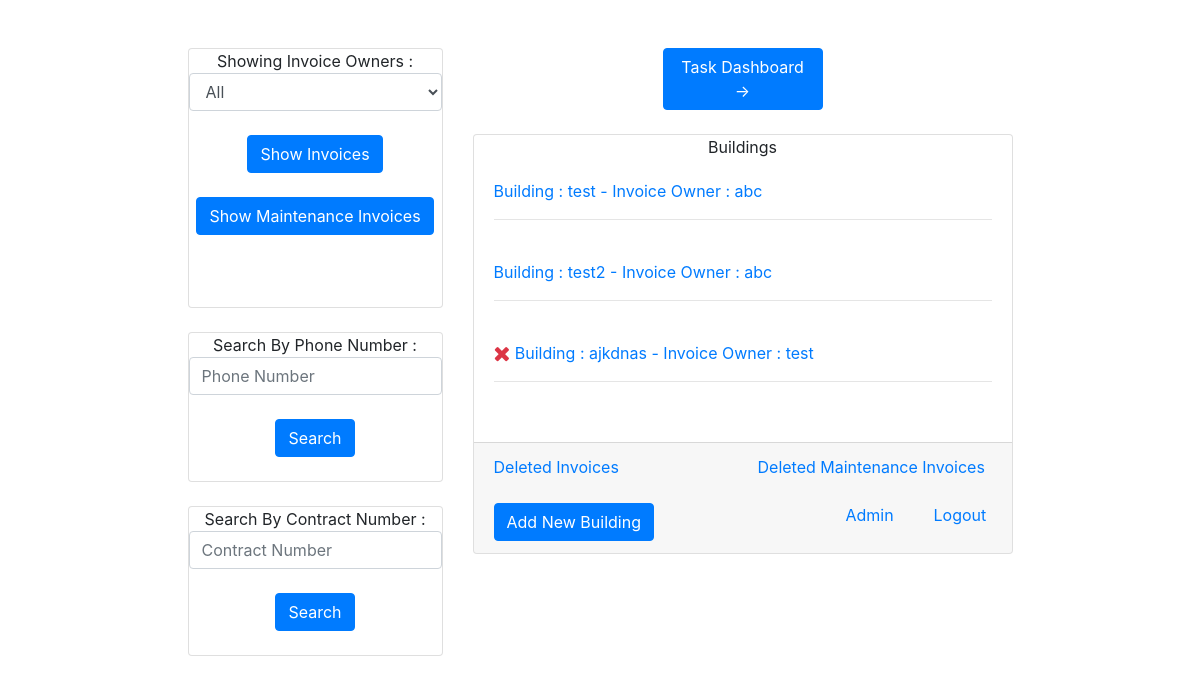
Page /home (signed in) on the committed database.
### app/models.py (models this page shows, shortened)
class building(models.Model):
    name = models.CharField(max_length=300,null=True,blank=True)
    owner = models.ForeignKey(invoice_owner,on_delete=models.SET_NULL,null=True,blank=True)
    def apartment_count(self):
        return (len(apartment.objects.filter(building=self)) == 0)

class invoice_owner(models.Model):
    name = models.CharField(max_length=300,null=True,blank=True)
    def __str__(self):
        return self.name

### app/views.py (the view)
# urls.py: 2. Add a URL to urlpatterns:  path('', views.home, name='home')
@login_required(login_url='/')
def home(request):
    template = "home.html"
    context = {}
    obj = get_user_profile(request.user)
    context['type_of_user'] = obj.type_of_user == 'd'
    if obj.type_of_user in ('v','w'):
        temp = building.objects.all()
        temp2 = invoice_owner.objects.all()
        temp_list = []
        temp2_list = []
        for i in temp:
            if i.owner in obj.invoice_owner_allowed.all():
                temp_list.append(i)
        for i in temp2:
            if i in obj.invoice_owner_allowed.all():
                temp2_list.append(i)
        context['objs'] = temp_list
        context['owners'] = temp2_list
    else:
        context['objs'] = building.objects.all()
        context['owners'] = invoice_owner.objects.all()
    return render(request,template,context)

### app/views.py (called while the page is built)
def get_user_profile(userobj):
    try:
        obj = user_profile.objects.get(user=userobj)
    except:
        obj = user_profile()
        obj.user = userobj
        obj.save()
    return obj

### templates/home.html (shortened to what this page needs)
<!DOCTYPE html>
    <html lang="en">
        <head>
            <link rel="stylesheet" href="https://maxcdn.bootstrapcdn.com/bootstrap/4.4.1/css/bootstrap.min.css">
            <link rel="stylesheet" href="https://cdnjs.cloudflare.com/ajax/libs/font-awesome/4.7.0/css/font-awesome.min.css">
        </head>
        <body>
            <br><br>
            <div class="container">
                <div class="row justify-content-center">
                    <div class="col-lg-3">
                        <div class="card">
                            <div class="card-head text-center">
                                Showing Invoice Owners : <select class="form-control" id="owners-invoice" onchange="show_download_report_button();filterBuildings(this.value)">
                                    <option value="x">All</option>
                                </select><br>
                                <button class="btn btn-primary" onclick="redirectToInvoices();">
                                    Show Invoices
                                </button><br><br>
                                <button class="btn btn-primary" onclick="redirectToMainInvoices();">
                                    Show Maintenance Invoices
                                </button><br><br>
                                <br><br>
                            </div>
                        </div>
                        <br>
                        <div class="card">
                            <div class="card-head text-center">
                                Search By Phone Number :
                                <br>
                                <input type="text" placeholder="Phone Number" form="phone_search" name="pnum" class="form-control" required>
                                <br>
                                <button class="btn btn-primary" form="phone_search" type="submit">
                                    Search
                                </button><br><br>
                            </div>
                        </div>
                        <br>
                        <div class="card">
                            <div class="card-head text-center">
                                Search By Contract Number :
                                <br>
                                <input type="text" placeholder="Contract Number" form="contract_search" name="cnum" class="form-control" required>
                                <br>
                                <button class="btn btn-primary" form="contract_search" type="submit">
                                    Search
                                </button><br><br>
                            </div>
                        </div>
                    </div>
                    <div class="col-lg-6">
                        <div class="row justify-content-center">
                            <div class="col-4">
                                <button class="btn btn-primary" type="button" onclick="window.location.href='/task-dashboard/1'" style="width: 100%;">
                                    Task Dashboard ->
                                </button>
                            </div>
                        </div><br>
                        <div class="card">
                            <div class="card-head text-center">
                                Buildings
                            </div>
                            <div class="card-body">
                                {% if objs %}
                                    {% for i in objs %}
                                        <div class="abcd {{i.owner.id}}">
                                            {% if type_of_user %}
                                                {% if request.user.is_superuser %}
                                                    {% if i.apartment_count %}
                                                        <a onclick="confirm_delete('{% url 'delete-building' i.id %}')" title="Delete"><span class="fa text-danger fa-lg fa-remove"></span></a>
                                                    {% endif %}
                                                {% endif %}
                                            {% endif %}
                                            <a href="{% url 'apartments' i.id %}">
                                                Building : {{i.name}}  -  Invoice Owner : {{i.owner}}
                                            </a><br><hr><br>
                                        </div>
                                    {% endfor %}
                                {% else %}
                                    <a>You Have No Buildings To Manage Right Now.</a>
                                {% endif %}
                            </div>
                            <div class="card-footer">
                                {% if request.user.is_superuser %}
                                <div class="row justify-content-around">
                                    <div class="col-lg-6">
                                        <a href="{% url 'deleted-invoices' %}">
                                            Deleted Invoices
                                        </a>
                                    </div>
                                    <div class="col-lg-6">
                                        <a href="{% url 'deleted-maintenance-invoices' %}">
                                            Deleted Maintenance Invoices
                                        </a>
                                    </div>
                                </div>
                                <br>
                                {% endif %}
                                <div class="row justify-content-around">
                                    <div class="col-lg-8">
                                        {% if type_of_user %}
                                            <button class="btn btn-primary" type="button" onclick="window.location.href='/new-building-form'">
                                                Add New Building
                                            </button>
                                        {% endif %}
                                    </div>
                                    {% if request.user.is_superuser %}
                                        <div class="col-lg-2">
                                            <a href="/admin">
                                                Admin
                                            </a>
                                        </div>
                                    {% endif %}
                                    <div class="col-lg-2">
                                        <a href="{% url 'logout' %}">
                                            Logout
                                        </a>
                                    </div>
                                </div>
                            </div>
                        </div>
                    </div>
                </div>
            </div>
        </body>
    </html>

### rows in the picture
building: name "test", owner "abc"
building: name "test2", owner "abc"
building: name "ajkdnas", owner "test"
